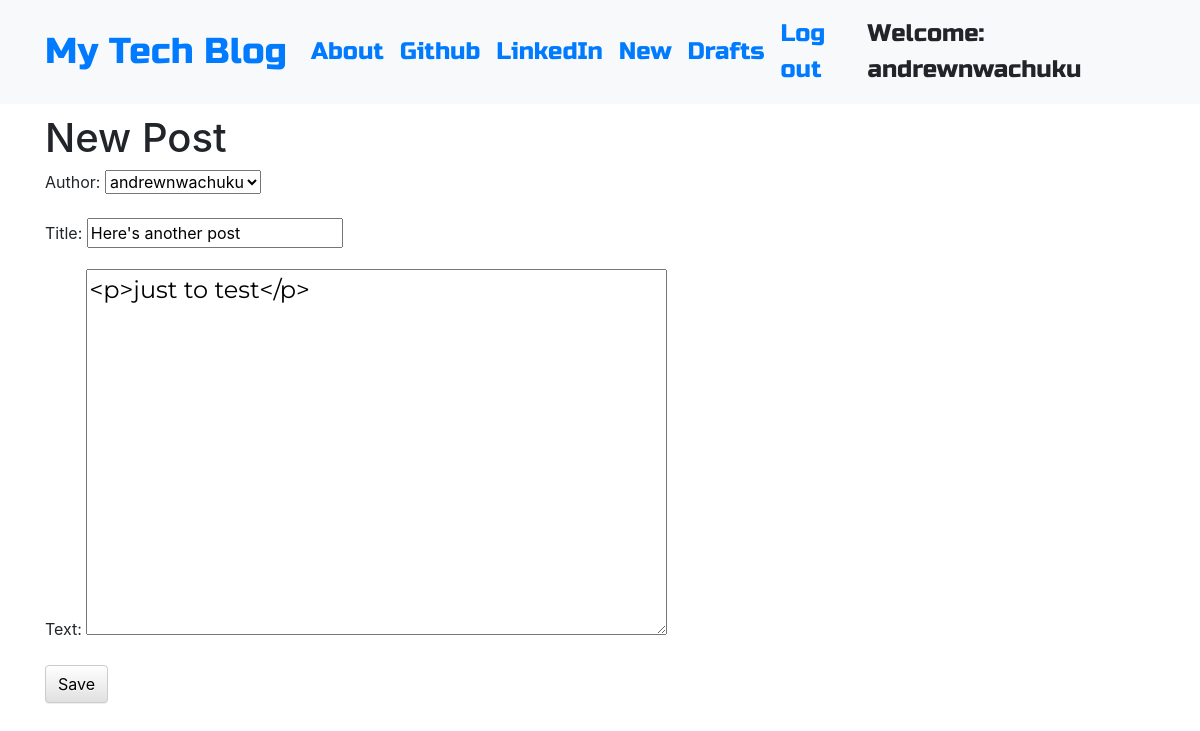
The app's page /post/3/edit (signed in) with its own data.
### blog/models.py (models this page shows, shortened)
class Post(models.Model):
    author = models.ForeignKey('auth.User',on_delete=models.CASCADE)
    title = models.CharField(max_length=200)
    text = models.TextField()
    created_date = models.DateTimeField(default=timezone.now)
    published_date = models.DateTimeField(blank=True,null=True)

### blog/views.py (the view)
# urls.py: path('post/<int:pk>/edit',views.PostUpdateView.as_view(),name='post_edit'),
class PostUpdateView(LoginRequiredMixin,UpdateView):
    login_url = '/login/'
    redirect_field_name = 'blog/post_detail.html'
    form_class = PostForm
    model = Post

### blog/forms.py
class PostForm(forms.ModelForm):
    class Meta():
        model = Post
        fields = ('author','title','text')
        widgets = {
            'title': forms.TextInput(attrs={'class':'textinputclass'}),
            'text': forms.Textarea(attrs={'class': 'editable medium-editor-textarea postcontent'})
        }

### blog/templates/blog/post_form.html (shortened to what this page needs)
{% extends 'blog/base.html' %}
{% block content %}
  <h1>New Post</h1>
  <form class="post-form" method="POST">
    {{form.as_p}}
    <button type="submit" class="save btn btn-default">Save</button>
  </form>
{% endblock %}

### blog/templates/blog/base.html (shortened to what this page needs)
<!DOCTYPE html>
{% load staticfiles %}
<html lang="en" dir="ltr">
  <head>
    <link rel="stylesheet" href="https://stackpath.bootstrapcdn.com/bootstrap/4.1.3/css/bootstrap.min.css"
>
    <link href="https://maxcdn.bootstrapcdn.com/font-awesome/4.7.0/css/font-awesome.min.css" rel="stylesheet">
    <link rel="stylesheet" href="https://maxcdn.bootstrapcdn.com/bootstrap/3.3.7/css/bootstrap-theme.min.css">
    <link rel="stylesheet" href="//cdn.jsdelivr.net/medium-editor/latest/css/medium-editor.min.css" type="text/css" media="screen" charset="utf-8">
    <link rel="stylesheet" href="{% static 'css/blog.css' %}">
  </head>
  <body class="loader">
    <nav class="navbar navbar-expand-lg bg-light techfont">
      <div class="container">
        <div class="navbar-nav align-items-center">
          <a class="navbar-brand bigbrand" href="{% url 'post_list' %}">My Tech Blog</a>
          <a class="nav-item nav-link" href="{% url 'about' %}">About</a>
          <a class="nav-item nav-link" href="https://www.github.com">Github</a>
          <a class="nav-item nav-link" href="https://www.linkedin.com">LinkedIn</a>
        </div>
        <div class="navbar-nav align-items-center ml-auto">
          {% if user.is_authenticated %}
            <a class="nav-item nav-link" href="{% url 'post_new' %}">New</a>
            <a class="nav-item nav-link" href="{% url 'post_draft_list' %}">Drafts</a>
            <a class="nav-item nav-link" href="{% url 'logout' %}">Log out</a>
            <a >Welcome: {{ user.username }}</a>
          {% else %}
            <a class="nav-item nav-link" href="{% url 'login' %}" aria-label="Login">
              <span class="fa fa-user" aria-hidden="true"></span></a>
          {% endif %}
        </div>
      </div>
    </nav>
    <div class="content container">
      <div class="row">
        <div class="col-md-8">
          <div class="blog_posts">
            {% block content %}
            {% endblock %}
          </div>
        </div>
      </div>
    </div>
  </body>
</html>

### blog/static/css/blog.css (style rules this page uses)
.techfont { font-family: 'Russo One', sans-serif; font-size: 1.5em; margin-bottom: 10px; }
.postcontent { font-family: 'Montserrat'; font-size: 1.5em; }
.bigbrand { font-size: 1.5em; }
.loader { filter:hue-rotate(0deg); color: linear-gradient(45deg,#0f8,#08f); animation:hue 5000ms infinite linear; }

### records on screen
Post: author "andrewnwachuku", title "Here's another post", text "<p>just to test</p>"

### other values on screen
{{ user.username }} "andrewnwachuku"
